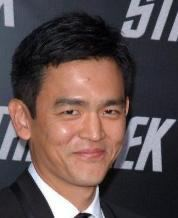
#> input picture code/analysis/fake.jpeg, 178 x 218 px
$ python filter.py
#> lines starting #> are read from the running program, lines starting #| are printed output that depends on the picture
import cv2 as cv
import numpy as np
from matplotlib import cm, colors, pyplot as plt
from scipy import signal

img = cv.imread('fake.jpeg',0)
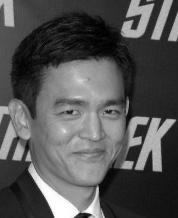
#> img: shape (218, 178); min 0, max 255, mean 83.9
f = np.fft.fft2(img)
fshift = np.fft.fftshift(f)
magnitude_spectrum = 20*np.log(np.abs(fshift))
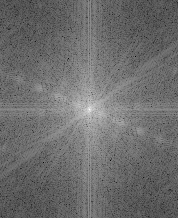
#> magnitude_spectrum: shape (218, 178) float64; min 16.44, max 299.9, mean 138; drawn with min black and max white

# b, a = signal.butter(8, 0.2, 'lowpass')   # Конфигурационный фильтр 8 указывает порядок фильтра

# filtedData = signal.filtfilt(b, a, magnitude_spectrum[int(len(magnitude_spectrum)/2)])  # данные - это сигнал, который нужно отфильтровать
filtedData = magnitude_spectrum[int(len(magnitude_spectrum)/2)]
#> filtedData = 178 values, max 299.9 at index 89, min 152.6 at index 154, mean 183.1

plt.rcParams["figure.autolayout"] = True
fig, axs = plt.subplots()
# Fs = 1/00.1
axs.set_title("Fake image")
axs.magnitude_spectrum(filtedData, color='C1')

plt.show()
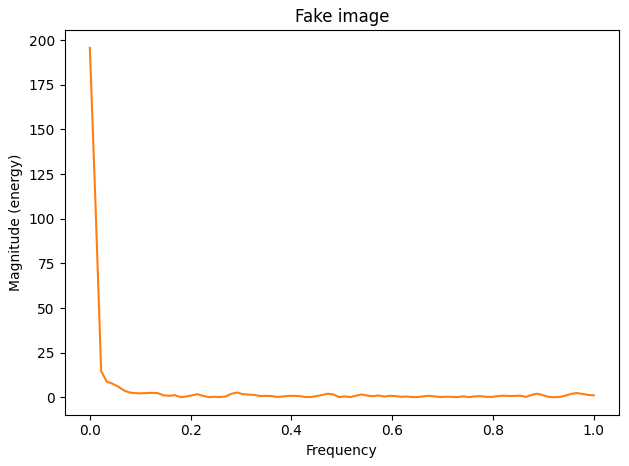
#> figure drawn by matplotlib, 1 panel; curve peaks at x = 0, y = 195.8

$ run again, with code/analysis/real.jpeg copied over code/analysis/fake.jpeg
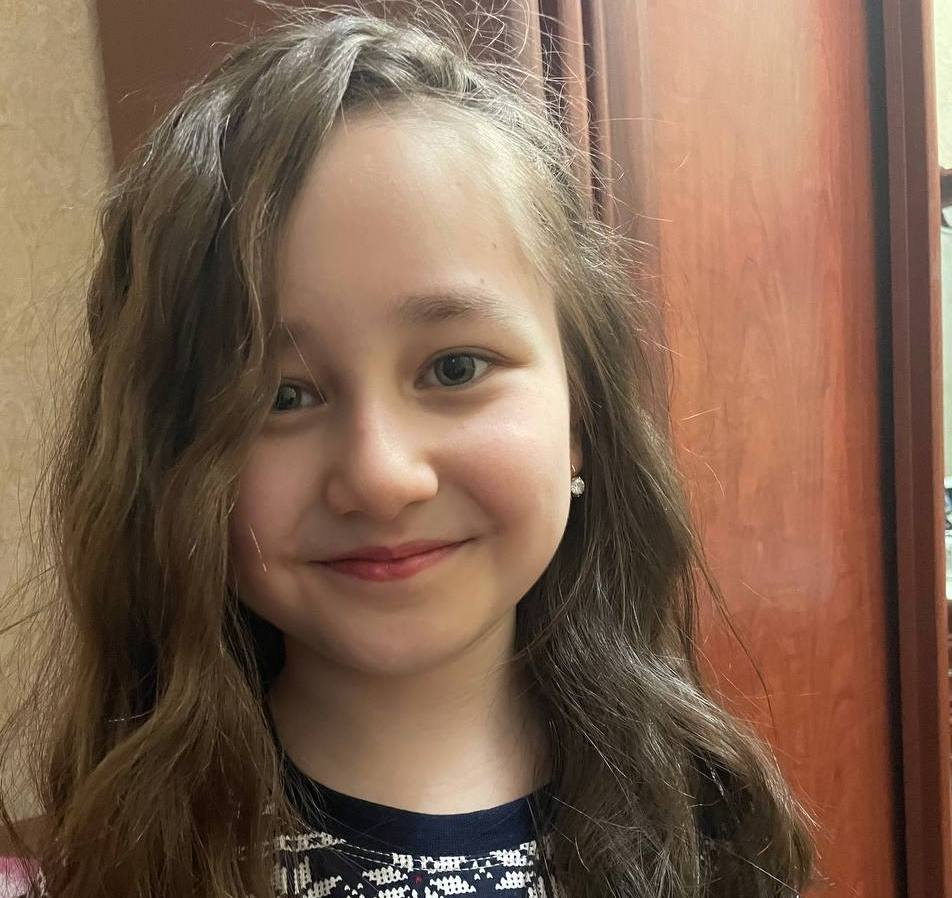
#> input picture code/analysis/real.jpeg, 952 x 898 px
#> `magnitude_spectrum = 20*np.log(np.abs(fshift))`:
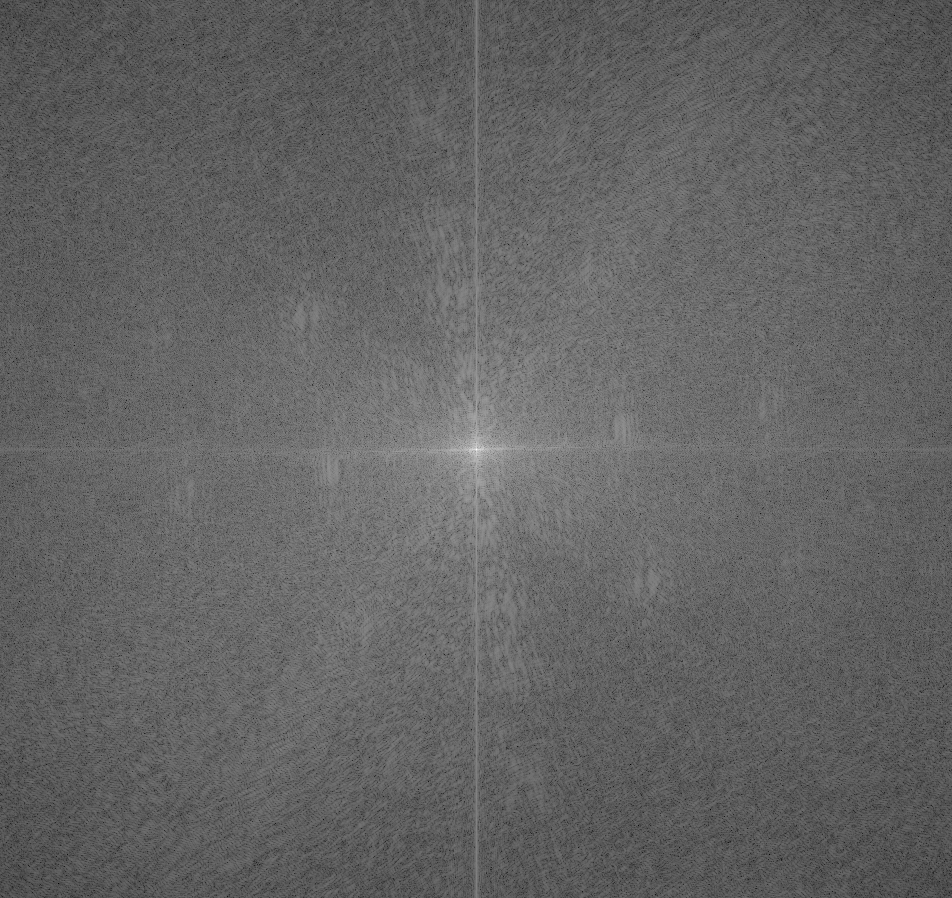
#> magnitude_spectrum: shape (898, 952) float64; min 51.04, max 366.3, mean 174.3; drawn with min black and max white
#> filtedData = 952 values, max 366.3 at index 476, min 128.4 at index 113, mean 204.4
#> `plt.show()`:
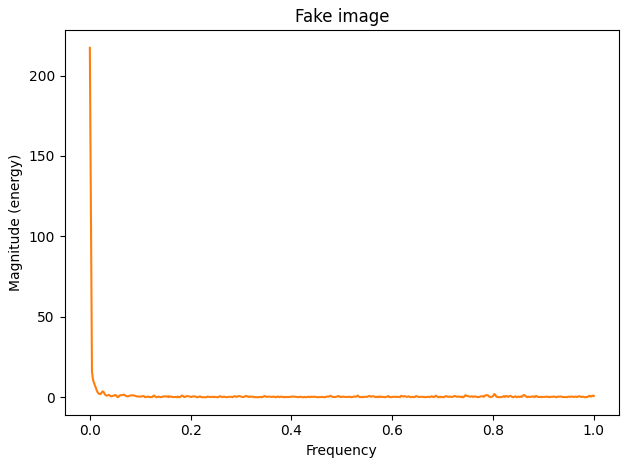
#> figure drawn by matplotlib, 1 panel; curve peaks at x = 0, y = 217.3

$ run again, with code/analysis/real2.jpeg copied over code/analysis/fake.jpeg
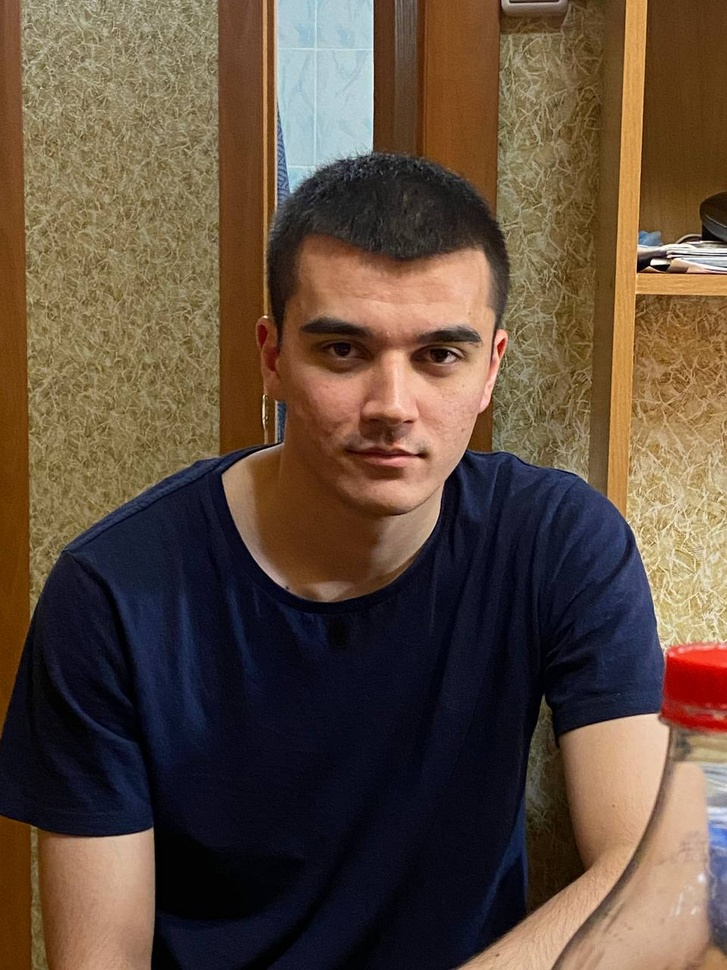
#> input picture code/analysis/real2.jpeg, 727 x 970 px, shrunk from 960 x 1280 before the run
#> `magnitude_spectrum = 20*np.log(np.abs(fshift))`:
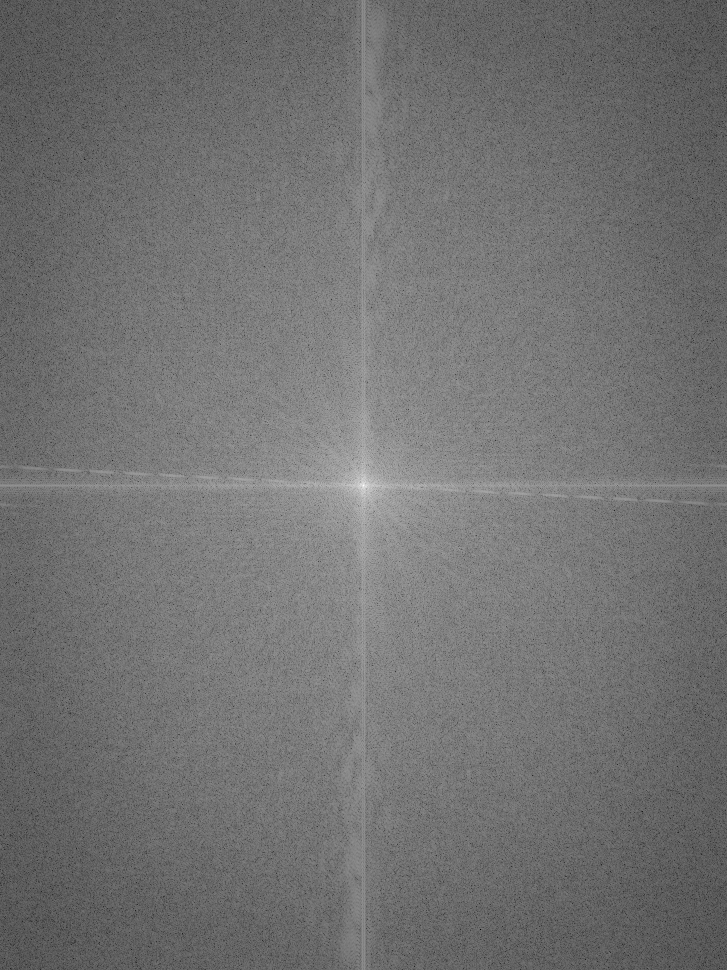
#> magnitude_spectrum: shape (970, 727) float64; min 7.74, max 357.1, mean 164.1; drawn with min black and max white
#> filtedData = 727 values, max 357.1 at index 363, min 137.9 at index 109, mean 220.7
#> `plt.show()`:
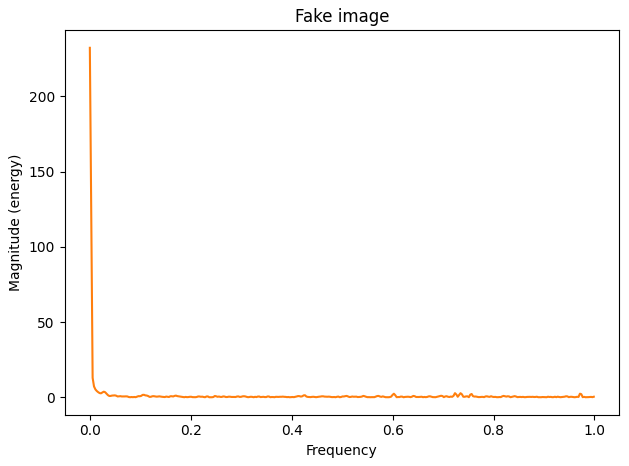
#> figure drawn by matplotlib, 1 panel; curve peaks at x = 0, y = 232.2

$ run again, with code/analysis/real3.jpeg copied over code/analysis/fake.jpeg
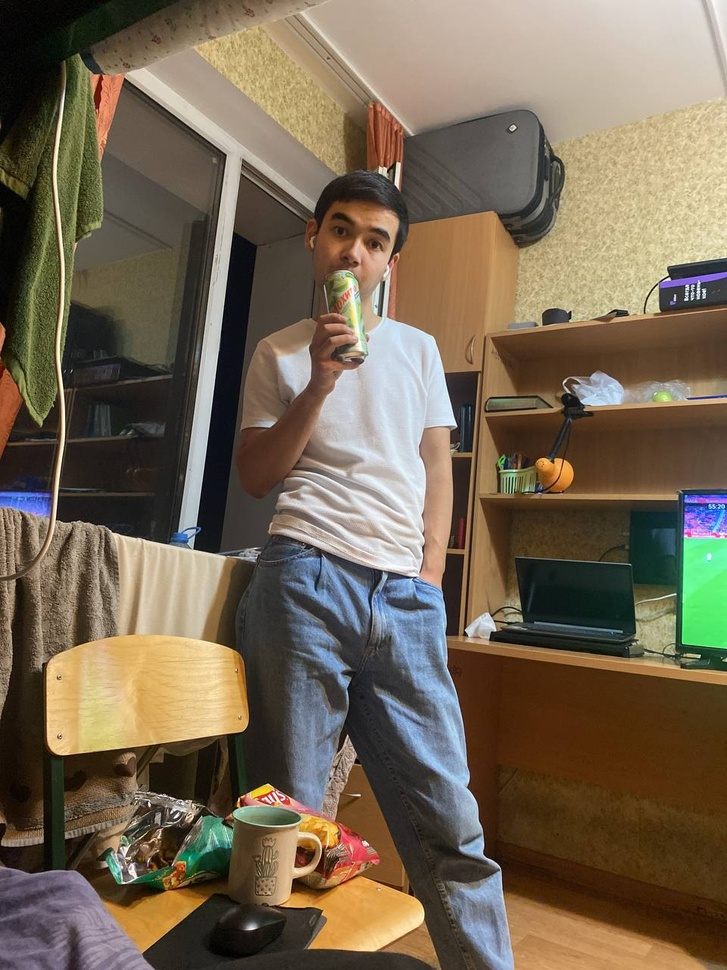
#> input picture code/analysis/real3.jpeg, 727 x 970 px, shrunk from 960 x 1280 before the run
#> `magnitude_spectrum = 20*np.log(np.abs(fshift))`:
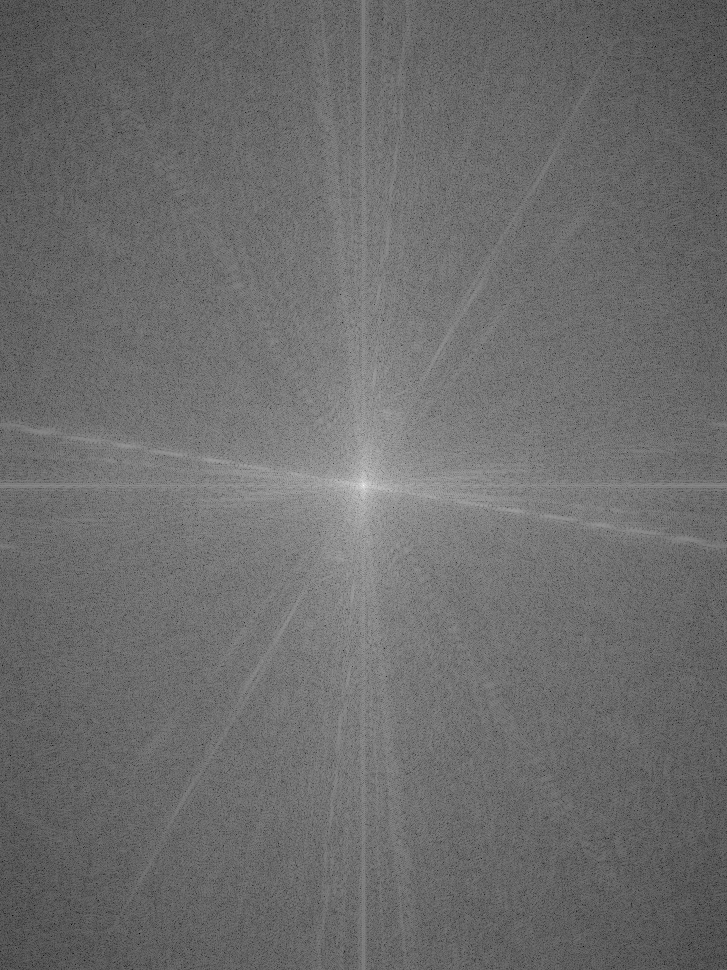
#> magnitude_spectrum: shape (970, 727) float64; min 28.98, max 362.3, mean 171.3; drawn with min black and max white
#> filtedData = 727 values, max 362.3 at index 363, min 179.6 at index 443, mean 221
#> `plt.show()`:
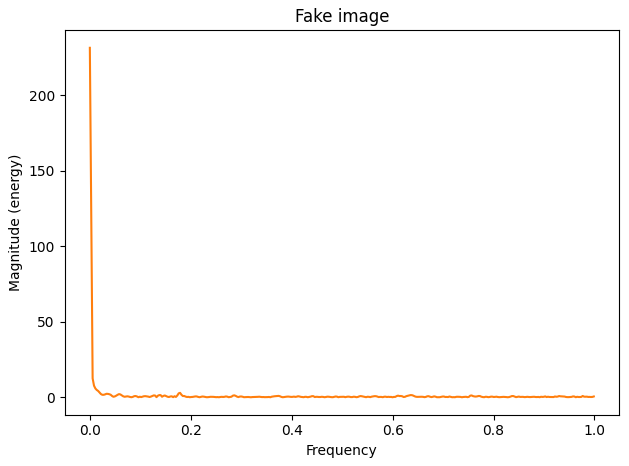
#> figure drawn by matplotlib, 1 panel; curve peaks at x = 0, y = 231.5
